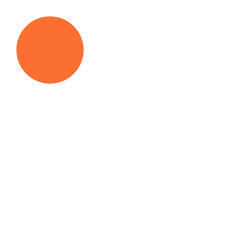
Frame 1 (no input)
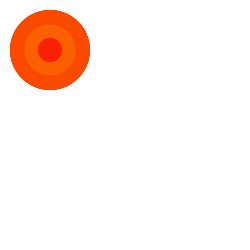
Frame 60 (the mouse pressed at the canvas centre just before this capture)
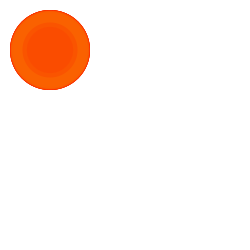
Frame 120 (the mouse held since frame 60 and released just before this capture)

The Processing sketch that drew these frames (run headless with seeded random() and noise(); from frame 60 on, the mouse is pressed at the canvas centre):

// Processing sketch: processing_100297
// ── processing_100297.pde

int counter;

void setup() {  //setup function called initially, only once
  size(250, 250);
  background(255);  //set background white
 colorMode(HSB);   //set colors to Hue, Saturation, Brightness mode
  counter = 0;
}

void draw() {  //draw function loops 
  counter++;
  noStroke();
  fill(random(20),255,250,205);
  ellipse(50, 50, 80*sin(counter), 80*sin(counter));
  }
